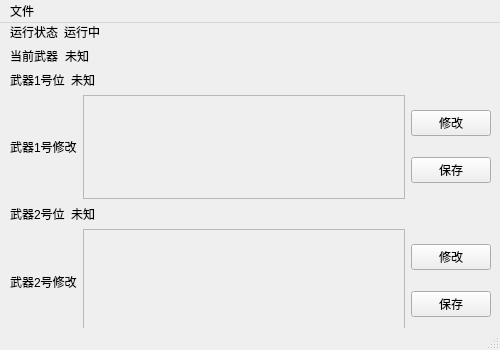
<?xml version="1.0" encoding="UTF-8"?>
<ui version="4.0">
 <class>MainWindow</class>
 <widget class="QMainWindow" name="MainWindow">
  <property name="geometry">
   <rect>
    <x>0</x>
    <y>0</y>
    <width>500</width>
    <height>350</height>
   </rect>
  </property>
  <property name="windowTitle">
   <string>PUBG-Stabilizer</string>
  </property>
  <widget class="QWidget" name="centralwidget">
   <widget class="QWidget" name="verticalLayoutWidget">
    <property name="geometry">
     <rect>
      <x>10</x>
      <y>0</y>
      <width>481</width>
      <height>311</height>
     </rect>
    </property>
    <layout class="QVBoxLayout" name="verticalLayout">
     <property name="sizeConstraint">
      <enum>QLayout::SetDefaultConstraint</enum>
     </property>
     <item>
      <layout class="QHBoxLayout" name="horizontalLayout_1">
       <item>
        <widget class="QLabel" name="label_run_title">
         <property name="maximumSize">
          <size>
           <width>16777215</width>
           <height>16777215</height>
          </size>
         </property>
         <property name="text">
          <string>运行状态</string>
         </property>
        </widget>
       </item>
       <item>
        <widget class="QLabel" name="label_run">
         <property name="sizePolicy">
          <sizepolicy hsizetype="Preferred" vsizetype="Preferred">
           <horstretch>1</horstretch>
           <verstretch>0</verstretch>
          </sizepolicy>
         </property>
         <property name="text">
          <string>运行中</string>
         </property>
        </widget>
       </item>
      </layout>
     </item>
     <item>
      <layout class="QHBoxLayout" name="horizontalLayout_2">
       <item>
        <widget class="QLabel" name="label_use_gun_title">
         <property name="sizePolicy">
          <sizepolicy hsizetype="Preferred" vsizetype="Preferred">
           <horstretch>0</horstretch>
           <verstretch>0</verstretch>
          </sizepolicy>
         </property>
         <property name="maximumSize">
          <size>
           <width>16777215</width>
           <height>16777215</height>
          </size>
         </property>
         <property name="text">
          <string>当前武器</string>
         </property>
        </widget>
       </item>
       <item>
        <widget class="QLabel" name="label_use_gun">
         <property name="sizePolicy">
          <sizepolicy hsizetype="Preferred" vsizetype="Preferred">
           <horstretch>1</horstretch>
           <verstretch>0</verstretch>
          </sizepolicy>
         </property>
         <property name="text">
          <string>未知</string>
         </property>
        </widget>
       </item>
      </layout>
     </item>
     <item>
      <layout class="QHBoxLayout" name="horizontalLayout_3">
       <item>
        <widget class="QLabel" name="label_gun_1_title">
         <property name="text">
          <string>武器1号位</string>
         </property>
        </widget>
       </item>
       <item>
        <widget class="QLabel" name="label_gun_1">
         <property name="sizePolicy">
          <sizepolicy hsizetype="Preferred" vsizetype="Preferred">
           <horstretch>1</horstretch>
           <verstretch>0</verstretch>
          </sizepolicy>
         </property>
         <property name="text">
          <string>未知</string>
         </property>
        </widget>
       </item>
      </layout>
     </item>
     <item>
      <layout class="QHBoxLayout" name="horizontalLayout_3_1">
       <item>
        <widget class="QLabel" name="gun1_edit_label">
         <property name="text">
          <string>武器1号修改</string>
         </property>
        </widget>
       </item>
       <item>
        <widget class="QTextEdit" name="gun1_textEdit">
         <property name="enabled">
          <bool>false</bool>
         </property>
         <property name="readOnly">
          <bool>false</bool>
         </property>
        </widget>
       </item>
       <item>
        <layout class="QVBoxLayout" name="verticalLayout_3">
         <item>
          <widget class="QPushButton" name="pushButton_edit1">
           <property name="text">
            <string>修改</string>
           </property>
          </widget>
         </item>
         <item>
          <widget class="QPushButton" name="pushButton_save1">
           <property name="text">
            <string>保存</string>
           </property>
          </widget>
         </item>
        </layout>
       </item>
      </layout>
     </item>
     <item>
      <layout class="QHBoxLayout" name="horizontalLayout_4">
       <item>
        <widget class="QLabel" name="label_gun_2_title">
         <property name="text">
          <string>武器2号位</string>
         </property>
        </widget>
       </item>
       <item>
        <widget class="QLabel" name="label_gun_2">
         <property name="sizePolicy">
          <sizepolicy hsizetype="Preferred" vsizetype="Preferred">
           <horstretch>1</horstretch>
           <verstretch>0</verstretch>
          </sizepolicy>
         </property>
         <property name="text">
          <string>未知</string>
         </property>
        </widget>
       </item>
      </layout>
     </item>
     <item>
      <layout class="QHBoxLayout" name="horizontalLayout_4_1">
       <item>
        <widget class="QLabel" name="gun1_edit_label_2">
         <property name="text">
          <string>武器2号修改</string>
         </property>
        </widget>
       </item>
       <item>
        <widget class="QTextEdit" name="gun2_textEdit">
         <property name="enabled">
          <bool>false</bool>
         </property>
         <property name="readOnly">
          <bool>false</bool>
         </property>
        </widget>
       </item>
       <item>
        <layout class="QVBoxLayout" name="verticalLayout_4">
         <item>
          <widget class="QPushButton" name="pushButton_edit2">
           <property name="text">
            <string>修改</string>
           </property>
          </widget>
         </item>
         <item>
          <widget class="QPushButton" name="pushButton_save2">
           <property name="text">
            <string>保存</string>
           </property>
          </widget>
         </item>
        </layout>
       </item>
      </layout>
     </item>
    </layout>
   </widget>
  </widget>
  <widget class="QMenuBar" name="menubar">
   <property name="geometry">
    <rect>
     <x>0</x>
     <y>0</y>
     <width>500</width>
     <height>22</height>
    </rect>
   </property>
   <widget class="QMenu" name="menuFile">
    <property name="title">
     <string>文件</string>
    </property>
    <addaction name="actionSaveConfig"/>
   </widget>
   <addaction name="menuFile"/>
  </widget>
  <widget class="QStatusBar" name="statusbar"/>
  <action name="actionSaveConfig">
   <property name="text">
    <string>保存文件</string>
   </property>
  </action>
 </widget>
 <resources/>
 <connections/>
</ui>
